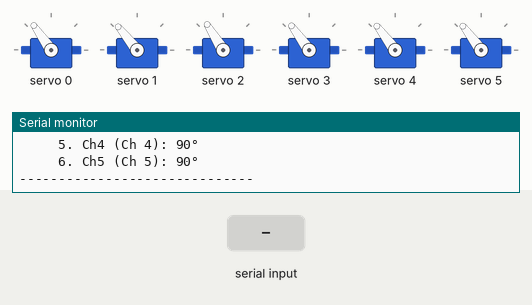
Simulated run of this sketch. Board: Arduino Uno, built with avr-gcc and run on an emulated ATmega328P. On the bench: 6 × servo, the last lines printed to the serial monitor. Inputs (shaded band) come from the test bench.

Above: at 2.5 s.
2.6 s: "s" received over Serial
At 3.4 s:
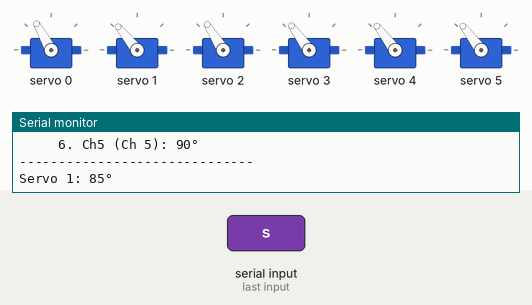
4.1 s: byte 113 ('q') received over Serial
At 4.5 s:
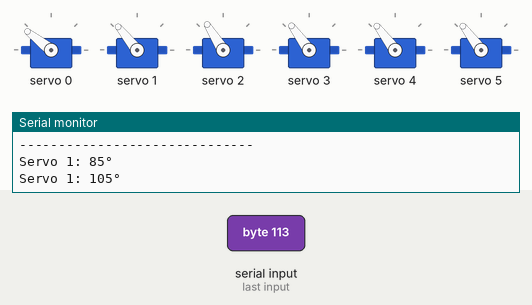
5.6 s: byte 81 ('Q') received over Serial
At 6.8 s:
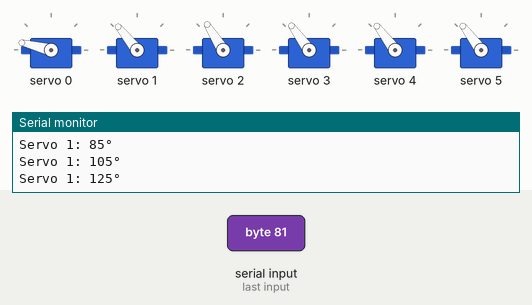
7.1 s: byte 113 ('q') received over Serial
At 8.0 s:
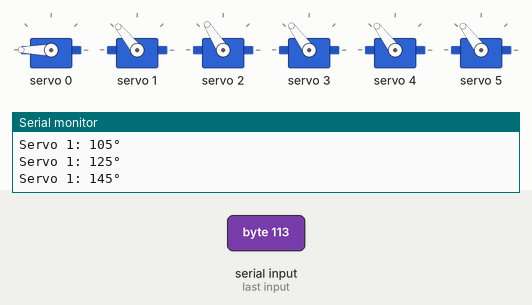
8.6 s: byte 104 ('h') received over Serial
At 9.2 s:
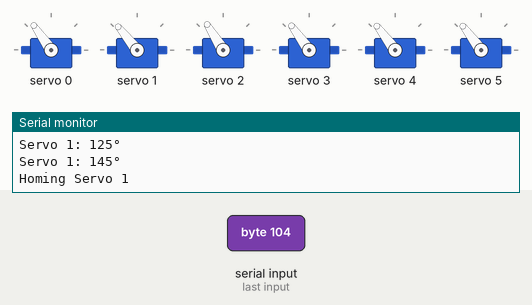
Timing chart, 0 to 11.6 s (numbered marks = the images above; inputs shaded):
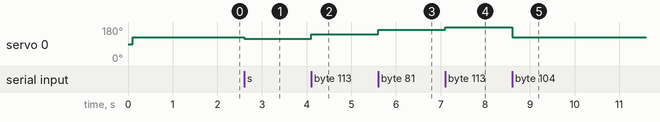

The sketch:

arm_full_test.ino
```cpp
/*
 * 5-DOF Arm Full Test Sketch
 *
 * Hardware:
 * - Arduino Uno/Nano
 * - PCA9685 16-Channel PWM Servo Driver (I2C Address: 0x40)
 * - 5x Servo Motors on channels 0, 1, 2, 3, 4
 *
 * Servo Mapping:
 * - Ch 0: Shoulder
 * - Ch 1: Elbow
 * - Ch 2: Wrist
 * - Ch 3: Base
 * - Ch 4: Gripper
 *
 * Wiring:
 * - PCA9685 VCC → 5V (use external 5-6V power for servos!)
 * - PCA9685 GND → GND (connect Arduino GND to external power GND)
 * - PCA9685 SDA → A4
 * - PCA9685 SCL → A5
 *
 * Controls via Serial Monitor (115200 baud):
 * - Press '1'-'5' : Select servo
 * - Press 'w'/'W' : Move selected servo forward (+5 degrees)
 * - Press 's'/'S' : Move selected servo backward (-5 degrees)
 * - Press 'q'/'Q' : Large step forward (+20 degrees)
 * - Press 'a'/'A' : Large step backward (-20 degrees)
 * - Press 'h'     : Move selected servo to home (90 degrees)
 * - Press 'H'     : Move ALL servos to home position
 * - Press 't'     : Test sweep on selected servo (0->180->0)
 * - Press 'T'     : Test sweep on ALL servos sequentially
 * - Press 'p'     : Print current positions of all servos
 * - Press '?'     : Show help menu
 */

#include <Wire.h>
#include <Adafruit_PWMServoDriver.h>

// PCA9685 setup
Adafruit_PWMServoDriver pwm = Adafruit_PWMServoDriver(0x40);

// Servo channel mapping (6 channels for testing)
#define NUM_SERVOS 6
const uint8_t SERVO_CHANNELS[NUM_SERVOS] = {0, 1, 2, 3, 4, 5};
const char* SERVO_NAMES[NUM_SERVOS] = {
  "Ch0",
  "Ch1",
  "Ch2",
  "Ch3",
  "Ch4",
  "Ch5"
};

// Servo calibration (pulse values for PCA9685)
struct ServoCal {
  uint16_t minPulse;
  uint16_t maxPulse;
};

ServoCal servoCal[NUM_SERVOS] = {
  {150, 600},  // Ch 0
  {160, 610},  // Ch 1
  {150, 590},  // Ch 2
  {155, 600},  // Ch 3
  {200, 560},  // Ch 4
  {200, 560}   // Ch 5
};

// Current servo positions (in degrees, 0-180)
int servoAngles[NUM_SERVOS] = {90, 90, 90, 90, 90, 90};

// Currently selected servo (0-4)
int selectedServo = 0;

// Movement parameters
#define SMALL_STEP 5
#define LARGE_STEP 20
#define SWEEP_DELAY 30

void setup() {
  Serial.begin(115200);

  // Initialize I2C
  Wire.begin();

  // Initialize PCA9685
  pwm.begin();
  pwm.setPWMFreq(50);  // 50Hz for servos

  delay(100);

  // Initialize all servos to home position (90 degrees)
  Serial.println(F("\n============================================"));
  Serial.println(F("    5-DOF ARM FULL TEST SKETCH"));
  Serial.println(F("============================================"));
  Serial.println(F("\nInitializing servos to home position (90°)..."));

  for (int i = 0; i < NUM_SERVOS; i++) {
    servoAngles[i] = 90;
    moveServo(i, 90);
    Serial.print(F("  Servo "));
    Serial.print(i + 1);
    Serial.print(F(" (Ch "));
    Serial.print(SERVO_CHANNELS[i]);
    Serial.println(F("): 90°"));
    delay(200);
  }

  Serial.println(F("\nAll servos initialized!"));
  printHelp();
  printStatus();
}

void loop() {
  if (Serial.available() > 0) {
    char key = Serial.read();

    // Clear buffer
    while (Serial.available() > 0) {
      Serial.read();
    }

    processKey(key);
  }
}

void processKey(char key) {
  switch (key) {
    // Servo selection (1-6)
    case '1': case '2': case '3': case '4': case '5': case '6':
      selectedServo = key - '1';
      Serial.print(F("\n>> Selected: Servo "));
      Serial.print(selectedServo + 1);
      Serial.print(F(" - "));
      Serial.print(SERVO_NAMES[selectedServo]);
      Serial.print(F(" (Ch "));
      Serial.print(SERVO_CHANNELS[selectedServo]);
      Serial.print(F(") @ "));
      Serial.print(servoAngles[selectedServo]);
      Serial.println(F("°"));
      break;

    // Small step forward
    case 'w': case 'W':
      moveServoRelative(selectedServo, SMALL_STEP);
      break;

    // Small step backward
    case 's': case 'S':
      moveServoRelative(selectedServo, -SMALL_STEP);
      break;

    // Large step forward
    case 'q': case 'Q':
      moveServoRelative(selectedServo, LARGE_STEP);
      break;

    // Large step backward
    case 'a': case 'A':
      moveServoRelative(selectedServo, -LARGE_STEP);
      break;

    // Home selected servo
    case 'h':
      Serial.print(F("Homing Servo "));
      Serial.println(selectedServo + 1);
      moveServo(selectedServo, 90);
      break;

    // Home ALL servos
    case 'H':
      Serial.println(F("\nHoming ALL servos to 90°..."));
      for (int i = 0; i < NUM_SERVOS; i++) {
        moveServo(i, 90);
        delay(100);
      }
      Serial.println(F("All servos homed!"));
      break;

    // Test sweep on selected servo
    case 't':
      testSweepSingle(selectedServo);
      break;

    // Test sweep on ALL servos
    case 'T':
      testSweepAll();
      break;

    // Print status
    case 'p': case 'P':
      printStatus();
      break;

    // Help
    case '?':
      printHelp();
      break;

    // Set to 0 degrees
    case '0':
      Serial.print(F("Moving Servo "));
      Serial.print(selectedServo + 1);
      Serial.println(F(" to 0°"));
      moveServo(selectedServo, 0);
      break;

    // Set to 180 degrees
    case '9':
      Serial.print(F("Moving Servo "));
      Serial.print(selectedServo + 1);
      Serial.println(F(" to 180°"));
      moveServo(selectedServo, 180);
      break;

    default:
      // Ignore other keys
      break;
  }
}

void moveServoRelative(int servoIdx, int delta) {
  int newAngle = servoAngles[servoIdx] + delta;
  newAngle = constrain(newAngle, 0, 180);
  moveServo(servoIdx, newAngle);

  Serial.print(F("Servo "));
  Serial.print(servoIdx + 1);
  Serial.print(F(": "));
  Serial.print(servoAngles[servoIdx]);
  Serial.println(F("°"));
}

void moveServo(int servoIdx, int angle) {
  if (servoIdx < 0 || servoIdx >= NUM_SERVOS) return;

  angle = constrain(angle, 0, 180);
  servoAngles[servoIdx] = angle;

  // Convert angle to pulse value using calibration
  uint16_t pulse = map(angle, 0, 180, servoCal[servoIdx].minPulse, servoCal[servoIdx].maxPulse);

  // Set PWM
  pwm.setPWM(SERVO_CHANNELS[servoIdx], 0, pulse);
}

void testSweepSingle(int servoIdx) {
  Serial.print(F("\n--- Testing Servo "));
  Serial.print(servoIdx + 1);
  Serial.println(F(" Sweep ---"));

  // Sweep 0 -> 180
  Serial.println(F("Sweeping 0° -> 180°..."));
  for (int angle = 0; angle <= 180; angle += 5) {
    moveServo(servoIdx, angle);
    if (angle % 30 == 0) {
      Serial.print(angle);
      Serial.print(F("° "));
    }
    delay(SWEEP_DELAY);
  }
  Serial.println();

  delay(500);

  // Sweep 180 -> 0
  Serial.println(F("Sweeping 180° -> 0°..."));
  for (int angle = 180; angle >= 0; angle -= 5) {
    moveServo(servoIdx, angle);
    if (angle % 30 == 0) {
      Serial.print(angle);
      Serial.print(F("° "));
    }
    delay(SWEEP_DELAY);
  }
  Serial.println();

  // Return to 90
  moveServo(servoIdx, 90);
  Serial.println(F("Returned to 90°. Sweep complete!"));
}

void testSweepAll() {
  Serial.println(F("\n=== TESTING ALL SERVOS SEQUENTIALLY ==="));

  for (int i = 0; i < NUM_SERVOS; i++) {
    testSweepSingle(i);
    delay(500);
  }

  Serial.println(F("\n=== ALL SERVO TESTS COMPLETE ==="));
}

void printStatus() {
  Serial.println(F("\n-------- SERVO STATUS --------"));
  for (int i = 0; i < NUM_SERVOS; i++) {
    Serial.print(F("  "));
    if (i == selectedServo) Serial.print(F(">> "));
    else Serial.print(F("   "));

    Serial.print(i + 1);
    Serial.print(F(". "));
    Serial.print(SERVO_NAMES[i]);
    Serial.print(F(" (Ch "));
    Serial.print(SERVO_CHANNELS[i]);
    Serial.print(F("): "));
    Serial.print(servoAngles[i]);
    Serial.println(F("°"));
  }
  Serial.println(F("------------------------------"));
}

void printHelp() {
  Serial.println(F("\n========== CONTROLS =========="));
  Serial.println(F("  1-6  : Select channel"));
  Serial.println(F("  w/s  : Move +/- 5°"));
  Serial.println(F("  q/a  : Move +/- 20°"));
  Serial.println(F("  0    : Move to 0°"));
  Serial.println(F("  9    : Move to 180°"));
  Serial.println(F("  h    : Home selected (90°)"));
  Serial.println(F("  H    : Home ALL (90°)"));
  Serial.println(F("  t    : Sweep test (selected)"));
  Serial.println(F("  T    : Sweep test (ALL)"));
  Serial.println(F("  p    : Print status"));
  Serial.println(F("  ?    : Show this help"));
  Serial.println(F("==============================\n"));
}
```

Measured:
- after the input at 2.6 s, servo 0: 125° → 119° at once
- after the input at 4.1 s, servo 0: 119° → 142° at once
- after the input at 5.6 s, servo 0: 142° → 166° at once
- after the input at 7.1 s, servo 0: 166° → 180° at once
- after the input at 8.6 s, servo 0: 180° → 125° at once
